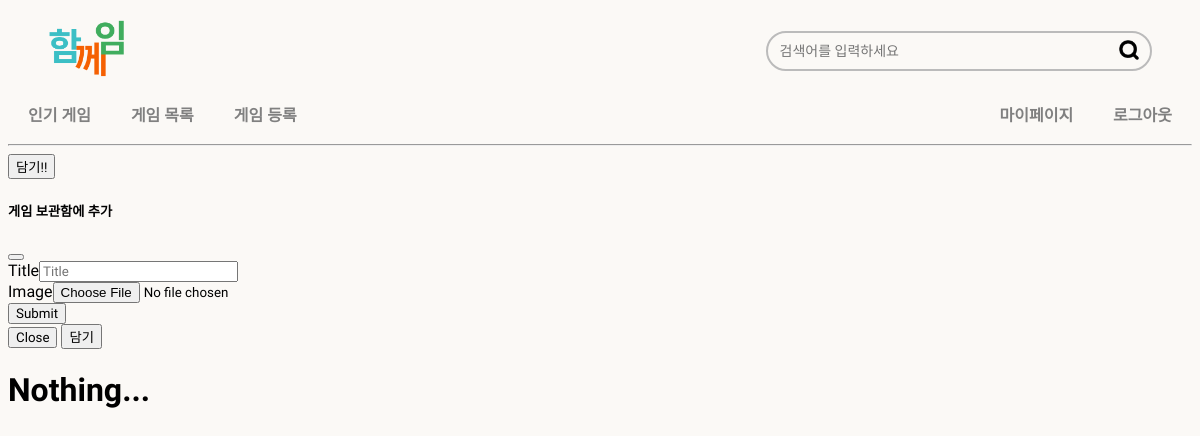
/gameplaylists/list/ (signed in), run on an earlier commit of the app's database.
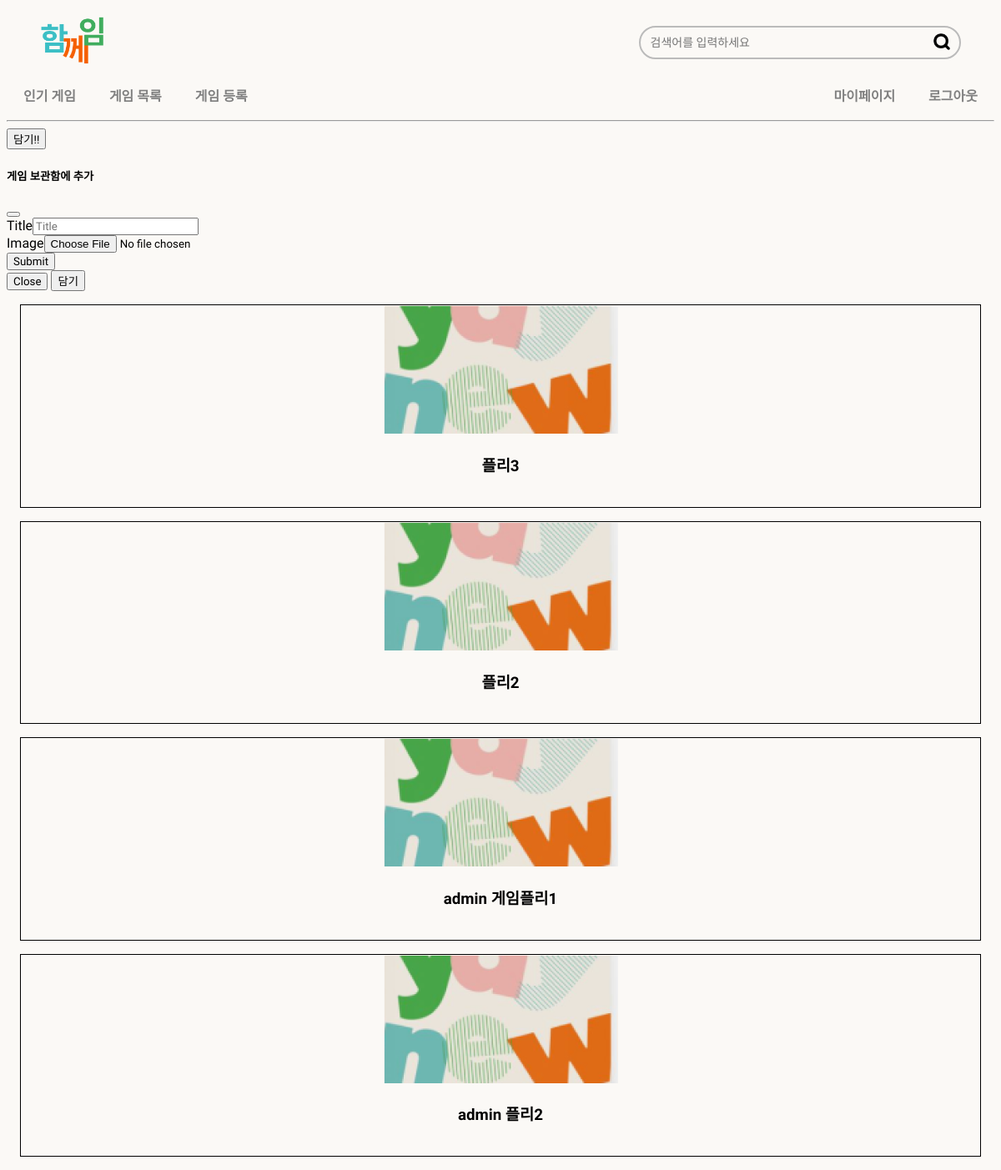
And on a later commit of the database.
### gameplaylist/models.py (models this page shows, shortened)
class GamePlaylist(models.Model):
    title = models.CharField(max_length=30, null=False)
    games = models.ManyToManyField(Game, null=True)
    author = author = models.ForeignKey(User, null=True, on_delete=models.SET_NULL, related_name='posted_gamelist')
    created_at = models.DateField(auto_now_add=True)
    image = models.ImageField(upload_to="images/gamelist/", null=True, blank=True)
    collectors = models.ManyToManyField(User, null=True,blank=True, related_name='collected_gamelist')

### gameplaylist/views.py (the view, shortened to what this page needs)
# urls.py: path('list/', GamePlaylistListView.as_view(), name='list'),
class GamePlaylistListView(ListView, FormMixin):
    model = GamePlaylist
    context_object_name = 'gameplaylist_list'
    template_name = 'gameplaylist/list.html'
    ordering = '-pk'
    form_class = GamePlaylistCreationForm
    def get_queryset(self):
        return GamePlaylist.objects.filter(collectors=self.request.user)

### gameplaylist/forms.py
class GamePlaylistCreationForm(forms.ModelForm):
    class Meta:
        model = GamePlaylist
        fields = ['title', 'image']

### gameplaylist/templates/gameplaylist/list.html (shortened to what this page needs)
{% extends 'base.html' %}
{% load static %}
{% block extrahead %}
<link rel="stylesheet" href="{% static 'css/main.css' %}?after" />
{% endblock %}
{% block content %}
    <div class="container" >
        {% include 'gameplaylist/create.html' with user=user %}
        {% if gameplaylist_list %}
            {% for gameplaylist in gameplaylist_list %}
              <a href="{% url 'gameplaylist:detail' pk=gameplaylist.pk %}">
                <div style="text-align:center; border: 1px solid; margin: 1rem; color:black;">
                    {% if gameplaylist.image %}
                            <img style="width:100%; border-radius=1rem; margin:2rem 0;"
                                 src="{{gameplaylist.image.url }}" alt="">
                        {% else %}
                            <img src="{% static 'image/thumbnail.png' %}" alt="">
                    {% endif %}
                    <h3>{{gameplaylist.title}}</h3><br>
                </div>
              </a>
            {% endfor %}
        {% else %}
              <h1>Nothing...</h1>
            </div>
        {% endif %}
    </div>
{% endblock %}

### templates/base.html (shortened to what this page needs)
<!DOCTYPE html>
<html lang="en">
<head>
    {% block extrahead %}
    {% endblock %}
</head>
<body>
    {% include 'nav.html' %}
    {% block content %}
    {% endblock %}
</body>
</html>

### templates/nav.html (shortened to what this page needs)
{% load static %}
<div class="nav-wrapper">
    <a href="{% url 'page:main' %}"><img src="{% static 'img/title.png' %}" alt="타이틀" /></a>
    <div class="search">
        <input id="search-input" class="form-control" type="text" placeholder="검색어를 입력하세요" aria-label="Enter search term..." aria-describedby="button-search" />
        <button onclick="searchPost()">
            <img src="{% static 'img/serch.png' %}" alt="검색" />
        </button>
    </div>
</div>
<nav>
    <ul class="nav-list">
        <li class="bold"><a href="{% url 'page:main' %}">인기 게임</a></li>
        <li><a href="{% url 'game:list' %}">게임 목록</a></li>
        <li><a href="{% url 'game:create' %}" id="game_create" >게임 등록</a></li>
        </ul>
        <ul class="nav-list">
            {% if not user.is_authenticated %}
            <li>
              <a href="{% url 'account:signup' %} ">회원 가입</a>
            </li>
            <li>
                <a href="{% url 'account:login' %}">로그인</a>
            </li>
            {% else %}
            <li><a href="{% url 'page:mypage' pk=user.pk%}"><span>마이페이지</span></a></li>
            <li>
                <a href="{% url 'account:logout' %}"><span>로그아웃</span></a>
            </li>
            {% endif %}
        </ul>
    </nav>
<hr />

### gameplaylist/templates/gameplaylist/create.html (shortened to what this page needs)
{% load django_bootstrap5 %}
            <button type="button" class="btn btn-primary" data-bs-toggle="modal" data-bs-target="#exampleModal">
              담기!!
            </button>
            <div class="modal fade" id="exampleModal" tabindex="-1" aria-labelledby="exampleModalLabel" aria-hidden="true">
              <div class="modal-dialog">
                <div class="modal-content">
                  <div class="modal-header">
                    <h5 class="modal-title" id="exampleModalLabel">게임 보관함에 추가</h5>
                    <button type="button" class="btn-close" data-bs-dismiss="modal" aria-label="Close"></button>
                  </div>
                  <div class="modal-body">
                      {% if user.is_authenticated %}
                          <form action="{% url 'gameplaylist:create' %}" method="post" enctype="multipart/form-data">
                            {% bootstrap_form form %}
                            <input type="submit" class="btn btn-primary">
                        </form>
                      {% else %}
                        <p>로그인해주세요</p>
                      {% endif %}
                  </div>
                  <div class="modal-footer">
                    <button type="button" class="btn btn-secondary" data-bs-dismiss="modal">Close</button>
                    <button type="button" class="btn btn-primary">담기</button>
                  </div>
                </div>
              </div>
            </div>

### static/css/main.css (style rules this page uses)
html { background-color: rgba(251, 249, 246, 1); }
* { font-family: "IBM Plex Sans KR"; }
.nav-wrapper { display: flex; justify-content: space-between; padding: 1vh 5vh 0 5vh; }
.nav-wrapper a img { width: 10vh; }
.search { width: 35%; display: flex; position: relative; flex-direction: row; justify-content: center; align-items: center; }
.search input { width: 100%; background-color: rgba(251, 249, 246, 1); border: 2px solid #bbb; border-radius: 20px; padding: 10px 12px; font-size: 14px; }
.search button { position: absolute; width: 17px; left: 90%; margin: 0; background: none; border: none; cursor: pointer; }
.search img { width: 20px; }
nav { flex-direction: row; display: flex; justify-content: space-between; }
.nav-list { list-style-type: none; padding: 0%; margin-bottom: 10px; display: flex; flex-direction: row; }
.nav-list a { text-decoration: none; }
.nav-list a { padding: 0 20px 0 20px; font-weight: 700; color: gray; }
a { margin: 0; color: inherit; text-decoration: none; }

What changed in the data, as far as the page shows it:
now on this page (row unchanged): GamePlaylist: title "플리3"
now on this page (row unchanged): GamePlaylist: title "플리2"
added GamePlaylist: title "admin 게임플리1"
added GamePlaylist: title "admin 플리2"
Also different on the page:
text no longer shown: "Nothing..."
